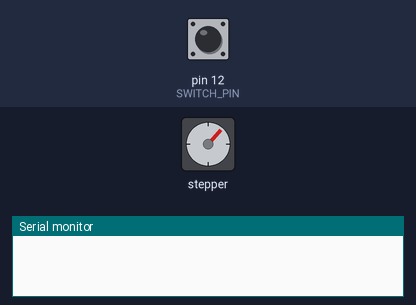
The sketch below on a simulated Arduino Uno, built with avr-gcc and run on an emulated ATmega328P. On the bench: stepper motor, the last lines printed to the serial monitor. The test bench sets the inputs (shaded band); at power-on: pin 12 (SWITCH_PIN) HIGH. Stepper angles assume 2048 steps per turn.

Above: at 1.25 s.
1.3 s: pin 12 (SWITCH_PIN) pulled LOW for 0.15 s
At 3.09 s:
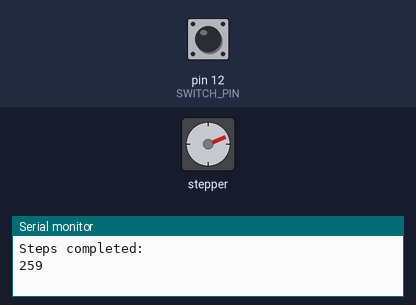
4.4 s: pin 12 (SWITCH_PIN) pulled LOW for 1 s
At 4.8 s:
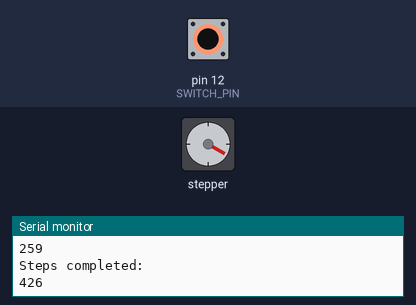
Timing chart, 0 to 19.5 s (numbered marks = the images above; inputs shaded):
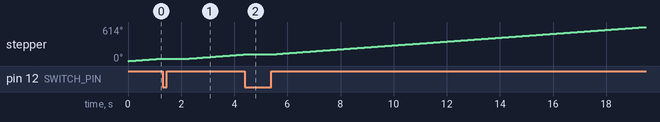

The sketch:

motor_limit_test.ino
```cpp
#include <Stepper.h>
#include <Arduino.h>
#include <String.h>

// We're driving the motors in full-step mode so this number is half the total steps
const int stepsPerRevolution = 2048; // 64 half-steps per revolution, multiplied by 64x gear reduction

Stepper stepper(stepsPerRevolution, 8, 9, 10, 11);

const int SWITCH_PIN = 12;

int steps = 0;

void setup(){
    pinMode(SWITCH_PIN, INPUT_PULLUP);
    stepper.setSpeed(6); // 6 seems to be about the limit before it starts skipping steps
    Serial.begin(9600);
}

void loop(){
    stepper.step(1);
    steps++;
    if(!digitalRead(SWITCH_PIN)){ // If we've reached the limit switch
        Serial.println("Steps completed:"); // Print out the number of steps it took
        Serial.println(steps);
        delay(1000); // Wait 1 second
        stepper.step(400); // Move the motor past the switch (we know 400 is much less than a full revolution)
        steps = 400; // Reset the counter to 400 since we just did 400 steps
    }
}
```
